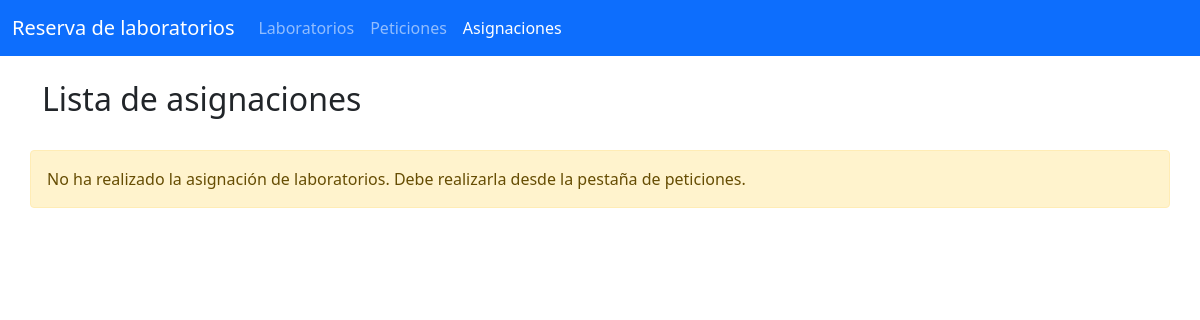
The page /slots/ on the database as committed earlier.
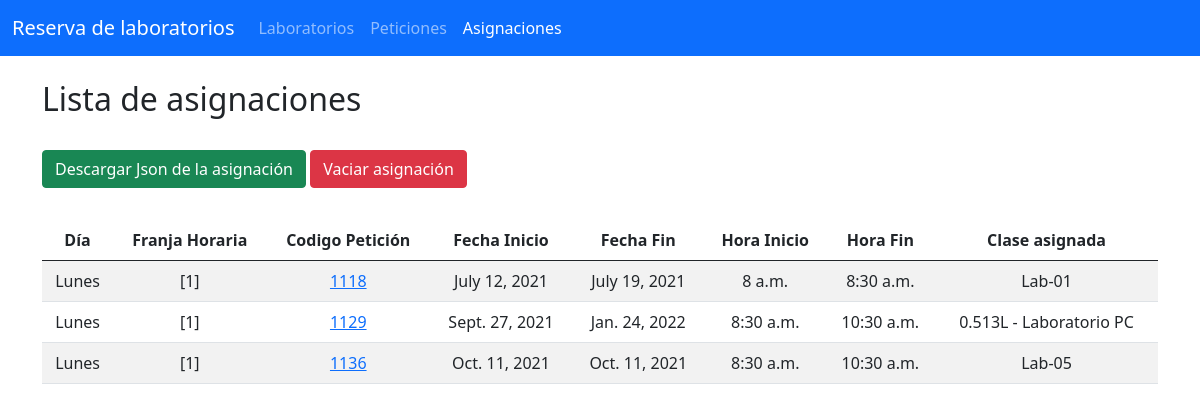
The same page on the database as committed later.
### Aplicaciones/slot/models.py (models this page shows, shortened)
class Slot(models.Model):
    id = models.UUIDField(primary_key=True, default=uuid.uuid4, help_text="ID unique for the slot")
    schedule = models.CharField(max_length=20)
    request = models.ForeignKey(RequestClass, on_delete=models.CASCADE, null=True)
    classroom = models.ForeignKey(Classroom, on_delete=models.CASCADE)

### Aplicaciones/request_class/models.py (models this page shows, shortened)
class RequestClass(models.Model):
    key = models.UUIDField(primary_key=True, default=uuid.uuid4, help_text="ID unique for the request")
    code = models.IntegerField(default=0000)
    typ =  models.CharField(max_length=100)
    preference = models.CharField(max_length=100)
    location = models.CharField(max_length=150)
    specification = models.CharField(max_length=100)
    num_alum = models.IntegerField(default=0)
    s_o = models.CharField(max_length=20)
    specialization = models.CharField(max_length=100)
    start_date = models.DateField()
    end_date = models.DateField()
    start_hour = models.TimeField()
    end_hour = models.TimeField()
    alternative_day = models.CharField(max_length=50)
    sender = models.ForeignKey(Teacher, on_delete=models.CASCADE,null=False, related_name='%(class)s_requests_sender')
    imparter = models.ForeignKey(Teacher, on_delete=models.CASCADE,related_name='%(class)s_requests_teacher')
    per = models.ForeignKey(Period, on_delete=models.CASCADE)
    s_g = models.ForeignKey(SmallGroup, on_delete=models.CASCADE)

### Aplicaciones/classroom/models.py (models this page shows, shortened)
class Classroom(models.Model):
    num_class = models.CharField(primary_key=True, max_length=10)
    specification = models.CharField(max_length=100)
    location = models.CharField(max_length=150)
    num_pc = models.BigIntegerField(default=0)
    s_o = models.CharField(max_length=20)
    capacity = models.CharField(max_length=20)
    specialization = models.CharField(max_length=100)

### Aplicaciones/slot/views.py (the view)
# urls.py: path('', views.index),
def index(request):
    slots = Slot.objects.all()
    return render(request, "index_slots.html", {"slots": slots})

### Aplicaciones/slot/templates/index_slots.html (shortened to what this page needs)
{% extends "./plantilla.html" %}
{% block navbar_asignaciones %} active {% endblock %}
{% block body %}
<br>
<h2>Lista de asignaciones</h2>
<br>
<div class="row">
    {% if slots %}
    {% load static%}
    <div><a href="{% static 'asignacion.json'%}" download class="btn btn-success"> Descargar Json de la asignación</a>
        <a href="deleteSlots/" class="btn btn-danger"> Vaciar asignación</a>
    </div>
    <div class="container mt-4 py-2">
        <table class="table table-striped table-hover">
            <thead>
                <tr class="text-center">
                    <th>Día</th>
                    <th>Franja Horaria</th>
                    <th>Codigo Petición</th>
                    <th>Fecha Inicio</th>
                    <th>Fecha Fin</th>
                    <th>Hora Inicio</th>
                    <th>Hora Fin</th>
                    <th>Clase asignada</th>
                </tr>
            </thead>
            <tbody>
                {% for s in slots %}
                <tr class="text-center">
                    <td>{{s.request.alternative_day}}</td>
                    <td>{{s.schedule}}</td>
                    <td> <a href="/requests/showRequest/{{s.request.key}}" class="card-link">{{s.request.code}}</a></td>
                    <td>{{s.request.start_date}}</td>
                    <td>{{s.request.end_date}}</td>
                    <td>{{s.request.start_hour}}</td>
                    <td>{{s.request.end_hour}}</td>
                    <td>{{s.classroom.num_class}}</td>
                </tr>
                {% endfor %}
            </tbody>
        </table>
    </div>
    {%else%}
    <div class="alert alert-warning" role="alert">
        No ha realizado la asignación de laboratorios. Debe realizarla desde la pestaña de peticiones.
    </div>
    {% endif %}
</div>
{% endblock %}

Rows that differ between the two databases and show on the page:
added Slot: request.alternative_day "Lunes", schedule "[1]", request.code "1118", request.start_date "July 12, 2021", request.end_date "July 19, 2021", request.start_hour "8 a.m.", request.end_hour "8:30 a.m.", classroom.num_class "Lab-01"
added Slot: request.alternative_day "Lunes", schedule "[1]", request.code "1129", request.start_date "Sept. 27, 2021", request.end_date "Jan. 24, 2022", request.start_hour "8:30 a.m.", request.end_hour "10:30 a.m.", classroom.num_class "0.513L - Laboratorio PC"
added Slot: request.alternative_day "Lunes", schedule "[1]", request.code "1136", request.start_date "Oct. 11, 2021", request.end_date "Oct. 11, 2021", request.start_hour "8:30 a.m.", request.end_hour "10:30 a.m.", classroom.num_class "Lab-05"
Other text that changed with them:
text no longer shown: "No ha realizado la asignación de laboratorios. Debe realizarla desde la pestaña de peticiones."
text now shown: "Descargar Json de la asignación Vaciar asignación Día Franja Horaria Codigo Petición Fecha Inicio Fecha Fin Hora Inicio Hora Fin Clase asignada"
